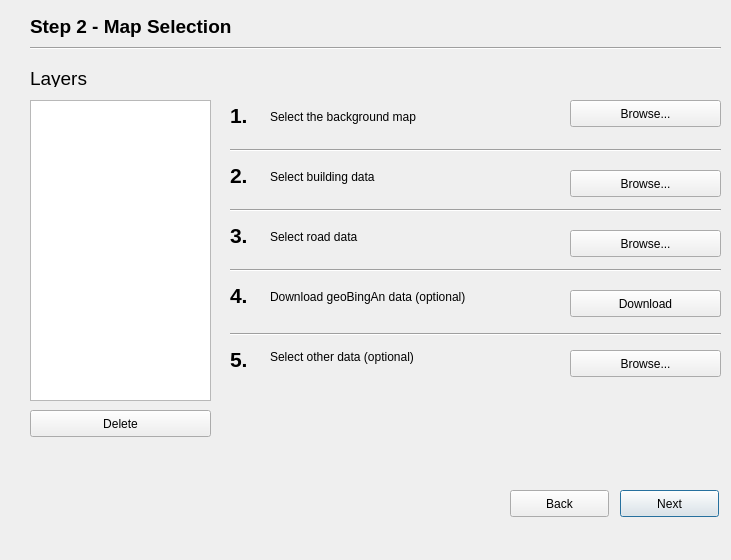
<?xml version="1.0" encoding="UTF-8"?>
<ui version="4.0">
 <class>WizardQuickmap1Base</class>
 <widget class="QDialog" name="WizardQuickmap1Base">
  <property name="geometry">
   <rect>
    <x>0</x>
    <y>0</y>
    <width>731</width>
    <height>560</height>
   </rect>
  </property>
  <property name="windowTitle">
   <string>Rapid Map Step 2 Wizard</string>
  </property>
  <widget class="QLabel" name="label">
   <property name="geometry">
    <rect>
     <x>270</x>
     <y>110</y>
     <width>291</width>
     <height>21</height>
    </rect>
   </property>
   <property name="text">
    <string>&lt;html&gt;&lt;head/&gt;&lt;body&gt;&lt;p&gt;Select the background map&lt;/p&gt;&lt;/body&gt;&lt;/html&gt;</string>
   </property>
   <property name="alignment">
    <set>Qt::AlignLeading|Qt::AlignLeft|Qt::AlignTop</set>
   </property>
   <property name="wordWrap">
    <bool>true</bool>
   </property>
  </widget>
  <widget class="QPushButton" name="next_btn">
   <property name="geometry">
    <rect>
     <x>620</x>
     <y>490</y>
     <width>99</width>
     <height>27</height>
    </rect>
   </property>
   <property name="text">
    <string>Next</string>
   </property>
  </widget>
  <widget class="QLabel" name="label_2">
   <property name="geometry">
    <rect>
     <x>30</x>
     <y>16</y>
     <width>691</width>
     <height>21</height>
    </rect>
   </property>
   <property name="font">
    <font>
     <pointsize>14</pointsize>
     <weight>75</weight>
     <bold>true</bold>
    </font>
   </property>
   <property name="text">
    <string>Step 2 - Map Selection</string>
   </property>
  </widget>
  <widget class="Line" name="line">
   <property name="geometry">
    <rect>
     <x>30</x>
     <y>40</y>
     <width>691</width>
     <height>16</height>
    </rect>
   </property>
   <property name="orientation">
    <enum>Qt::Horizontal</enum>
   </property>
  </widget>
  <widget class="QPushButton" name="basemap_btn">
   <property name="geometry">
    <rect>
     <x>570</x>
     <y>100</y>
     <width>151</width>
     <height>27</height>
    </rect>
   </property>
   <property name="text">
    <string>Browse...</string>
   </property>
  </widget>
  <widget class="QLabel" name="label_3">
   <property name="geometry">
    <rect>
     <x>230</x>
     <y>100</y>
     <width>21</width>
     <height>31</height>
    </rect>
   </property>
   <property name="font">
    <font>
     <pointsize>16</pointsize>
     <weight>75</weight>
     <bold>true</bold>
    </font>
   </property>
   <property name="text">
    <string>&lt;html&gt;&lt;head/&gt;&lt;body&gt;&lt;p&gt;1.&lt;/p&gt;&lt;/body&gt;&lt;/html&gt;</string>
   </property>
  </widget>
  <widget class="Line" name="line_2">
   <property name="geometry">
    <rect>
     <x>230</x>
     <y>140</y>
     <width>491</width>
     <height>20</height>
    </rect>
   </property>
   <property name="orientation">
    <enum>Qt::Horizontal</enum>
   </property>
  </widget>
  <widget class="QPushButton" name="vap_btn">
   <property name="geometry">
    <rect>
     <x>580</x>
     <y>290</y>
     <width>141</width>
     <height>27</height>
    </rect>
   </property>
   <property name="text">
    <string>Affected Area Map</string>
   </property>
  </widget>
  <widget class="Line" name="line_3">
   <property name="geometry">
    <rect>
     <x>230</x>
     <y>200</y>
     <width>491</width>
     <height>20</height>
    </rect>
   </property>
   <property name="orientation">
    <enum>Qt::Horizontal</enum>
   </property>
  </widget>
  <widget class="QLabel" name="label_4">
   <property name="geometry">
    <rect>
     <x>230</x>
     <y>160</y>
     <width>21</width>
     <height>31</height>
    </rect>
   </property>
   <property name="font">
    <font>
     <pointsize>16</pointsize>
     <weight>75</weight>
     <bold>true</bold>
    </font>
   </property>
   <property name="text">
    <string>&lt;html&gt;&lt;head/&gt;&lt;body&gt;&lt;p&gt;2.&lt;/p&gt;&lt;/body&gt;&lt;/html&gt;</string>
   </property>
  </widget>
  <widget class="QLabel" name="label_6">
   <property name="geometry">
    <rect>
     <x>270</x>
     <y>170</y>
     <width>291</width>
     <height>21</height>
    </rect>
   </property>
   <property name="text">
    <string>&lt;html&gt;&lt;head/&gt;&lt;body&gt;&lt;p&gt;Select building data&lt;/p&gt;&lt;/body&gt;&lt;/html&gt;</string>
   </property>
   <property name="alignment">
    <set>Qt::AlignLeading|Qt::AlignLeft|Qt::AlignTop</set>
   </property>
   <property name="wordWrap">
    <bool>true</bool>
   </property>
  </widget>
  <widget class="QLabel" name="label_7">
   <property name="geometry">
    <rect>
     <x>230</x>
     <y>280</y>
     <width>21</width>
     <height>31</height>
    </rect>
   </property>
   <property name="font">
    <font>
     <pointsize>16</pointsize>
     <weight>75</weight>
     <bold>true</bold>
    </font>
   </property>
   <property name="text">
    <string>&lt;html&gt;&lt;head/&gt;&lt;body&gt;&lt;p&gt;4.&lt;/p&gt;&lt;/body&gt;&lt;/html&gt;</string>
   </property>
  </widget>
  <widget class="Line" name="line_4">
   <property name="geometry">
    <rect>
     <x>230</x>
     <y>260</y>
     <width>491</width>
     <height>20</height>
    </rect>
   </property>
   <property name="orientation">
    <enum>Qt::Horizontal</enum>
   </property>
  </widget>
  <widget class="QPushButton" name="osm_btn">
   <property name="geometry">
    <rect>
     <x>570</x>
     <y>170</y>
     <width>151</width>
     <height>27</height>
    </rect>
   </property>
   <property name="text">
    <string>Browse...</string>
   </property>
  </widget>
  <widget class="QPushButton" name="local_btn">
   <property name="geometry">
    <rect>
     <x>570</x>
     <y>350</y>
     <width>151</width>
     <height>27</height>
    </rect>
   </property>
   <property name="text">
    <string>Browse...</string>
   </property>
  </widget>
  <widget class="QLabel" name="label_9">
   <property name="geometry">
    <rect>
     <x>270</x>
     <y>350</y>
     <width>291</width>
     <height>40</height>
    </rect>
   </property>
   <property name="text">
    <string>&lt;html&gt;&lt;head/&gt;&lt;body&gt;&lt;p&gt;Select other data (optional)&lt;/p&gt;&lt;/body&gt;&lt;/html&gt;</string>
   </property>
   <property name="alignment">
    <set>Qt::AlignLeading|Qt::AlignLeft|Qt::AlignTop</set>
   </property>
   <property name="wordWrap">
    <bool>true</bool>
   </property>
  </widget>
  <widget class="QListView" name="layers_listView">
   <property name="geometry">
    <rect>
     <x>30</x>
     <y>100</y>
     <width>181</width>
     <height>301</height>
    </rect>
   </property>
  </widget>
  <widget class="QLabel" name="label_10">
   <property name="geometry">
    <rect>
     <x>30</x>
     <y>70</y>
     <width>161</width>
     <height>17</height>
    </rect>
   </property>
   <property name="font">
    <font>
     <pointsize>14</pointsize>
     <weight>50</weight>
     <bold>false</bold>
    </font>
   </property>
   <property name="text">
    <string>Layers</string>
   </property>
  </widget>
  <widget class="QLabel" name="label_11">
   <property name="geometry">
    <rect>
     <x>230</x>
     <y>344</y>
     <width>21</width>
     <height>31</height>
    </rect>
   </property>
   <property name="font">
    <font>
     <pointsize>16</pointsize>
     <weight>75</weight>
     <bold>true</bold>
    </font>
   </property>
   <property name="text">
    <string>&lt;html&gt;&lt;head/&gt;&lt;body&gt;&lt;p&gt;5.&lt;/p&gt;&lt;/body&gt;&lt;/html&gt;</string>
   </property>
  </widget>
  <widget class="QPushButton" name="geobingan_btn">
   <property name="geometry">
    <rect>
     <x>570</x>
     <y>290</y>
     <width>151</width>
     <height>27</height>
    </rect>
   </property>
   <property name="text">
    <string>Download</string>
   </property>
  </widget>
  <widget class="Line" name="line_6">
   <property name="geometry">
    <rect>
     <x>230</x>
     <y>324</y>
     <width>491</width>
     <height>20</height>
    </rect>
   </property>
   <property name="orientation">
    <enum>Qt::Horizontal</enum>
   </property>
  </widget>
  <widget class="QLabel" name="label_12">
   <property name="geometry">
    <rect>
     <x>270</x>
     <y>290</y>
     <width>291</width>
     <height>21</height>
    </rect>
   </property>
   <property name="text">
    <string>&lt;html&gt;&lt;head/&gt;&lt;body&gt;&lt;p&gt;Download geoBingAn data (optional)&lt;/p&gt;&lt;/body&gt;&lt;/html&gt;</string>
   </property>
   <property name="alignment">
    <set>Qt::AlignLeading|Qt::AlignLeft|Qt::AlignTop</set>
   </property>
   <property name="wordWrap">
    <bool>true</bool>
   </property>
  </widget>
  <widget class="QPushButton" name="back_btn">
   <property name="geometry">
    <rect>
     <x>510</x>
     <y>490</y>
     <width>99</width>
     <height>27</height>
    </rect>
   </property>
   <property name="text">
    <string>Back</string>
   </property>
  </widget>
  <widget class="QPushButton" name="delete_layers_btn">
   <property name="geometry">
    <rect>
     <x>30</x>
     <y>410</y>
     <width>181</width>
     <height>27</height>
    </rect>
   </property>
   <property name="text">
    <string>Delete</string>
   </property>
  </widget>
  <widget class="QLabel" name="label_13">
   <property name="geometry">
    <rect>
     <x>270</x>
     <y>230</y>
     <width>291</width>
     <height>21</height>
    </rect>
   </property>
   <property name="text">
    <string>&lt;html&gt;&lt;head/&gt;&lt;body&gt;&lt;p&gt;Select road data&lt;/p&gt;&lt;/body&gt;&lt;/html&gt;</string>
   </property>
   <property name="alignment">
    <set>Qt::AlignLeading|Qt::AlignLeft|Qt::AlignTop</set>
   </property>
   <property name="wordWrap">
    <bool>true</bool>
   </property>
  </widget>
  <widget class="QLabel" name="label_8">
   <property name="geometry">
    <rect>
     <x>230</x>
     <y>220</y>
     <width>21</width>
     <height>31</height>
    </rect>
   </property>
   <property name="font">
    <font>
     <pointsize>16</pointsize>
     <weight>75</weight>
     <bold>true</bold>
    </font>
   </property>
   <property name="text">
    <string>&lt;html&gt;&lt;head/&gt;&lt;body&gt;&lt;p&gt;3.&lt;/p&gt;&lt;/body&gt;&lt;/html&gt;</string>
   </property>
  </widget>
  <widget class="QPushButton" name="osm_road_btn">
   <property name="geometry">
    <rect>
     <x>570</x>
     <y>230</y>
     <width>151</width>
     <height>27</height>
    </rect>
   </property>
   <property name="text">
    <string>Browse...</string>
   </property>
  </widget>
 </widget>
 <resources/>
 <connections/>
</ui>
